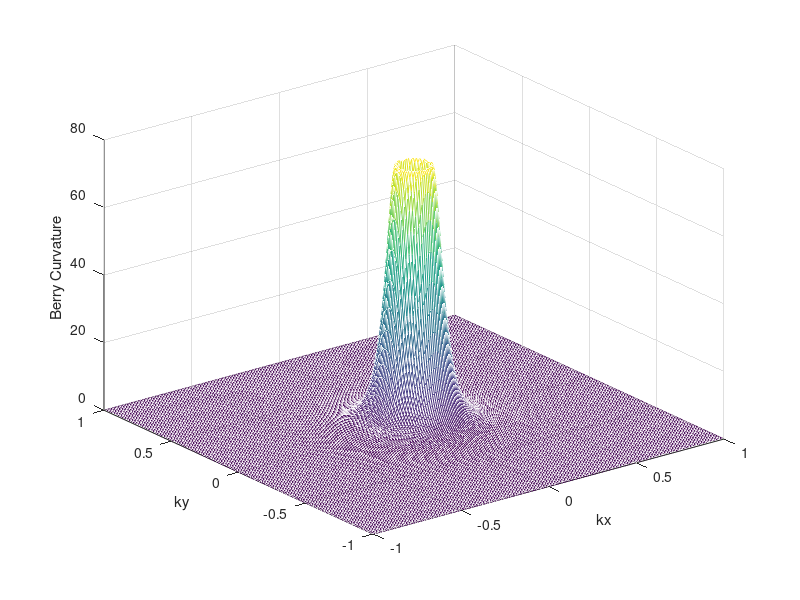

The MATLAB source for this figure:
%liuzhao@ustc
%04-05-2018

close all;
clear all;
clc;

%%%% dimension of the system %%%%%%%
N=2;

%%%%Pauli matrix
%%%%sub for sublattice degree of freedom%%%%%%
%%%%pes for pseudospin or orbital degree of freedom%%%%
%%%%val for valley degree of freedom%%%%%%%
%%%%spi for spin declgree of freedom%%%%%%%%%
unitm=eye(2,2);
sub_x=[0, 1;
       1, 0];
sub_y=[0, -i;
        i, 0];
sub_z=[1, 0;
       0,-1];

%%%% efficient of Pauli matrix %%%%%%
a0=0;
a1=1;
a2=0;
a3=0.01;

%%%% manifold range %%%%%%
stepx=0.01;
stepy=0.01;
kx=-1:stepx:1;
ky=-1:stepy:1;
ds=stepx*stepy;      % area of squares

%%%% calculation the berry curvature%%%
omegaxy=zeros(N,length(kx),length(ky));
omega1=zeros(length(kx),length(ky));
chern_sum=zeros(N,length(kx));
chern=zeros(N);
for r=1:length(kx)
    for j=1:length(ky)
        %%%%Total Hamiltonian
        H=a1*(kx(r)^2-ky(j)^2)*sub_x+a1*2*kx(r)*ky(j)*sub_y+a3*sub_z;
        %fprintf('value of H is: ')  %test line, fprintf means print string
        %display(H)                  %test line, display here means print matrix
        %%%%Hx=partialH/partialkx
        %%%%Hy=partialH/partialky
        Hx=a1*2*kx(r)*sub_x+a1*2*ky(j)*sub_y; 
        %fprintf('value of Hx is: ')  %test line
        %display(Hx)                  %test line
        Hy=-a1*2*ky(j)*sub_x+a1*2*kx(r)*sub_y;
        %fprintf('value of Hy is: ')  %test line
        %display(Hy)                  %test line
 
        %%%%Solve total Hamiltonian
        [v,d]=eig(H);               
        d_val=real(eig(H));
        [d_sort,d_index]=sort(d_val);    %here v_val, d_sort, d_index are same size
        v_sort=v(:,d_index);             %sort eigenvector(column) by order of eigenvalue
        %fprintf('value of d_val is: ')  %test line
        %display(d_val)                  %test line
        
        %%%%Normalize eigenvectors
        for t=1:N
            v_so(:,t)=v_sort(:,t)/norm(v_sort(:,t));
        end
        %fprintf('value of v_so is: ')   %test line
        %display(v_so)                   %test line
  
        %%%%Berry curvature of lower band  
        for m=1:N
            omega=0;   
            for n=1:N
                if n==m
                    omega=0;
                else
                %fprintf('value of n is: %d\n', n)    %test line
                %fprintf('value of m is: %d\n', m)    %test line      
                de=power(d_sort(m)-d_sort(n)+eps,-2); 
                %fprintf('value of d_sort(m) is: %d\n', d_sort(m))  %test line
                %fprintf('value of d_sort(n) is: %d\n', d_sort(n))  %test line
                %fprintf('value of de is: %d\n', de)                %test line
                mHxn=v_so(:,m)'*Hx*v_so(:,n);
                %fprintf('value of mHxn is: %d\n')        %test line
                %display(mHxn)                        %test line
                nHym=v_so(:,n)'*Hy*v_so(:,m);
                %fprintf('value of nHym is: %d\n')        %test line
                %display(nHym)                        %test line
                mHyn=v_so(:,m)'*Hy*v_so(:,n);
                %fprintf('value of mHyn is: %d\n')        %test line
                %display(mHyn)                        %test line
                nHxm=v_so(:,n)'*Hx*v_so(:,m);
                %fprintf('value of nHxm is: %d\n')        %test line
                %display(nHxm)                        %test line
                dH=mHxn*nHym-mHyn*nHxm;
                %fprintf('value of dH is: %d\n')      %test line
                %display(dH)                          %test line
                omega=omega+de*dH;                    %the value is pure imaginary
                %fprintf('value of omega is: %d\n')   %test line
                %display(omega)                       %test line
                end
            end
            omega(isnan(omega))=0;        %change NaN to zero
            omegaxy(m,r,j)=i*omega;   
            %fprintf('Berry curvature is: ')      %test line
            %display(omegaxy(m,r,j))              %test line
        end        
        chern_sum(1,r)=chern_sum(1,r)+power(2*pi,-1)*real(omegaxy(1,r,j))*ds;   
    end
    chern(1)=chern(1)+chern_sum(1,r);
end

%%% print Chern number of lower band
fprintf('Chern number of lower band is: %d\n', chern(1))

%%% plot the result
omega1(:,:)=real(omegaxy(1,:,:));       %Change complex to real to plot surface
mesh(kx,ky,omega1);
%surfl(kx,ky,omega1);
grid on;
xlabel('kx');
ylabel('ky');
zlabel('Berry Curvature');
%axis equal;



                    